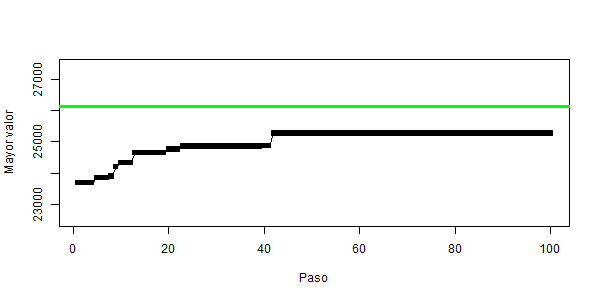

The script that saved this image:
library(testit)
library(parallel)
valor.calidad1 <- c()
for(indi in 1:20){
knapsack <- function(cap, peso, valor) {
  n <- length(peso)
  pt <- sum(peso) 
  assert(n == length(valor))
  vt <- sum(valor) 
  if (pt < cap) { 
    return(vt)
  } else {
    filas <- cap + 1 
    cols <- n + 1 
    tabla <- matrix(rep(-Inf, filas * cols),
                    nrow = filas, ncol = cols) 
    for (fila in 1:filas) {
      tabla[fila, 1] <- 0 
    }
    rownames(tabla) <- 0:cap 
    colnames(tabla) <- c(0, valor) 
    for (objeto in 1:n) { 
      for (acum in 1:(cap+1)) { # consideramos cada fila de la tabla
        anterior <- acum - peso[objeto]
        if (anterior > 0) { # si conocemos una combinacion con ese peso
          tabla[acum, objeto + 1] <- max(tabla[acum, objeto], tabla[anterior, objeto] + valor[objeto])
        }
      }
    }
    return(max(tabla))
  }
}

factible <- function(seleccion, pesos, capacidad) {
  return(sum(seleccion * pesos) <= capacidad)
}

objetivo <- function(seleccion, valores) {
  return(sum(seleccion * valores))
}

normalizar <- function(data) {
  menor <- min(data)
  mayor <- max(data)
  rango <- mayor - menor
  data <- data - menor # > 0
  return(data / rango) # entre 0 y 1
}

generador.pesos <- function(cuantos, min, max) {
  return(sort(round(normalizar(rnorm(cuantos)) * (max - min) + min)))
}

generador.valores <- function(pesos, min, max) {
  n <- length(pesos)
  valores <- double()
  for (i in 1:n) {
    media <- pesos[n]
    desv <- runif(1)
    valores <- c(valores, rnorm(1, media, desv))
  }
  valores <- normalizar(valores) * (max - min) + min
  return(valores)
}

poblacion.inicial <- function(n, tam) {
  pobl <- matrix(rep(FALSE, tam * n), nrow = tam, ncol = n)
  for (i in 1:tam) {
    pobl[i,] <- round(runif(n))
  }
  return(as.data.frame(pobl))
}

mutacion <- function(sol, n) {
  pos <- sample(1:n, 1)
  mut <- sol
  mut[pos] <- (!sol[pos]) * 1
  return(mut)
}
################# funcion mutacion #################
fun.mutar <- function(i){
  if (runif(1) < pm) {
    solm <- mutacion(p[i,], n)
   # pp <- rbind(pp, mutacion(pp[i,], nn))
    return(solm)
  }
  return(p[i,])
}
#################################################### 

reproduccion <- function(x, y, n) {
  pos <- sample(2:(n-1), 1)
  xy <- c(x[1:pos], y[(pos+1):n])
  yx <- c(y[1:pos], x[(pos+1):n])
  return(c(xy, yx))
}

#########funcion reproduccion ##############
fun.reproduccion <- function(i){
  padres <- sample(1:tam, 2, replace=FALSE)
  hijos <- reproduccion(p[padres[1],], p[padres[2],], n)
  return(hijos)
}
###########################################

#############funcion calcula objetivo y verifica factibilidad #####
val.objetivo <- function(i){
  vobj <- objetivo(p[i,], valores)
  return(vobj)
}

fun.factibilidad <- function(i){
  esfact <- factible(p[i,], pesos, capacidad)
  return(esfact)
}
###################################################################



n <- 50
pesos <- generador.pesos(n, 15, 80)
valores <- generador.valores(pesos, 10, 500)
capacidad <- round(sum(pesos) * 0.65)
optimo <- knapsack(capacidad, pesos, valores)
init <- 200
p <- poblacion.inicial(n, init)
tam <- dim(p)[1]
assert(tam == init)
pm <- 0.05
rep <- 50
tmax <- 50
mejores <- double()

cluster <- makeCluster(detectCores() - 1)
tiempos20 <- c()
tiempos50 <- c()
tiempos75 <- c()

calidad.solucion.sin.ruleta <- c()
#for(indi in 1:30){
t1 <- Sys.time()
#for (iter in 1:tmax) {
for (iter in 1:30) {
  p$obj <- NULL
  p$fact <- NULL
  
# ////////////fase mutacion////////// 

  clusterExport(cluster, "pm")
  clusterExport(cluster, "p")
  clusterExport(cluster, "mutacion")
  clusterExport(cluster, "n")
  clusterExport(cluster, "tam")
  clusterExport(cluster, "fun.mutar")
  
  
  vec.mutados <- parSapply(cluster, 1:tam, fun.mutar)
  vec.mutados <- unlist(vec.mutados)
  for(auxiliar in 1:tam){
    p[auxiliar, ]<- c(vec.mutados[(50 * (auxiliar-1))+1 : (auxiliar * 50)])
  }
  
  #### fase reproduce #########

  clusterExport(cluster, "n")
  clusterExport(cluster, "tam")
  clusterExport(cluster, "rep")
  clusterExport(cluster, "p")
  clusterExport(cluster, "reproduccion")
  clusterExport(cluster, "fun.reproduccion")
  
  vec.hijos <-  parSapply(cluster, 1:rep, fun.reproduccion)
  vec.hijos <- unlist(vec.hijos)
  for(auxiliar in 1:rep){
    p <- rbind(p,vec.hijos[(50 * (auxiliar-1))+1 : (auxiliar * 50)])
  }
  
  ###### factibilidad y valor objetivo ############
  tam <- dim(p)[1]
  obj <- double()
  fact <- integer()
  
  clusterExport(cluster, "val.objetivo")
  clusterExport(cluster, "fun.factibilidad")
  clusterExport(cluster, "tam")
  clusterExport(cluster, "obj")
  clusterExport(cluster, "fact")
  clusterExport(cluster, "objetivo")
  clusterExport(cluster, "valores")
  clusterExport(cluster, "p")
  clusterExport(cluster, "factible")
  clusterExport(cluster, "pesos")
  clusterExport(cluster, "capacidad")
 
  obj <- parSapply(cluster, 1:tam, val.objetivo)
  fact <- parSapply(cluster, 1:tam, fun.factibilidad)
  
  p <- cbind(p, obj)
  p <- cbind(p, fact)
  
  mantener <- order(-p[, (n + 2)], -p[, (n + 1)])[1:init]
  p <- p[mantener,]
  tam <- dim(p)[1]
  assert(tam == init)
  factibles <- p[p$fact == TRUE,]
  mejor <- max(factibles$obj)
  mejores <- c(mejores, mejor)
}
t2 <- Sys.time()
print(paste(mejor, (optimo - mejor) / optimo))
#}
val <- (optimo - mejor) / optimo

valor.calidad1 <- c(valor.calidad1, val)

tiempo.paralelo <- t2-t1
tiempos20 <- c(tiempos20, 20 * tiempo.paralelo)
tiempos50 <- c(tiempos50, 50 * tiempo.paralelo)
tiempos75 <- c(tiempos75, 75 * tiempo.paralelo)
}
stopCluster(cluster)
write.csv(valor.calidad1, file = "r2CalidadSR.csv")

write.csv(calidad.solucion.sin.ruleta, file = "CalidadSolucionSinRuleta.csv")

tiempoparalelo <- data.frame(tiempos20, tiempos50, tiempos75)
write.csv(tiempoparalelo, file = "tiempoParalelotmax.csv")

tpar <- as.data.frame(read.csv("tiempoParalelotmax.csv"))

datosboxtp <- data.frame(tpar$tiempos20, tpar$tiempos50, tpar$tiempos75)
png("p10tp.png")
colnames(datosboxtp)<- c(20,50,75)
boxplot(datosboxtp, use.cols =FALSE, xlab= "generaciones", ylab = "tiempo", cex.lab = 1.5, cex.axis = 1.5)
graphics.off()

tsec <- as.data.frame(read.csv("tiempoSecuencial.csv"))

datosboxts <- data.frame(tsec$tiemposS20, tsec$tiemposS50, tsec$tiemposS75)
png("p10ts.png")
colnames(datosboxts)<- c(20,50,75)
boxplot(datosboxts, use.cols =FALSE, xlab= "generaciones", ylab = "tiempo", cex.lab = 1.5, cex.axis = 1.5)
graphics.off()

png("p10t20.png")
plot(tsec$tiemposS20, type = "o", col="red",pch=22, ylim =c(15,60) ,xlab = "generaciones", ylab = "tiempo")
lines(tpar$tiempos20, type="o", pch=1, col="blue")
#legend("topright",legend=c("Secuencial","Paralelo"),pch=c(2,1),col=c("red","blue"))
legend(0.5,   60,   c("Secuencial","Paralelo"),   cex=1.1,   col=c("red",   "blue"),
       pch=22:1)
graphics.off()

png("p10t50.png")
plot(tsec$tiemposS50, type = "o", col="red",pch=22, ylim =c(40,150) ,xlab = "generaciones", ylab = "tiempo")
lines(tpar$tiempos50, type="o", pch=1, col="blue")
#legend("topright",legend=c("Secuencial","Paralelo"),pch=c(2,1),col=c("red","blue"))
legend(0.5,   150,   c("Secuencial","Paralelo"),   cex=1.1,   col=c("red",   "blue"),
       pch=22:1)
graphics.off()

png("p10t75.png")
plot(tsec$tiemposS75, type = "o", col="red",pch=22, ylim =c(70,220) ,xlab = "generaciones", ylab = "tiempo")
lines(tpar$tiempos75, type="o", pch=1, col="blue")
#legend("topright",legend=c("Secuencial","Paralelo"),pch=c(2,1),col=c("red","blue"))
legend(0.5,   220,   c("Secuencial","Paralelo"),   cex=1.1,   col=c("red",   "blue"),
       pch=22:1)
graphics.off()

plot(density(tsec$tiemposS20)) # lo generado que era normal
print(shapiro.test(tsec$tiemposS20))
qqnorm(tsec$tiemposS20)
qqline(tsec$tiemposS20, col = 2)

plot(density(tpar$tiempos20)) # lo generado que era normal
print(shapiro.test(tpar$tiempos20))
qqnorm(tpar$tiempos20)
qqline(tpar$tiempos20, col = 2)

datos <- c(tsec$tiemposS20, tpar$tiempos20)
sec.par <- as.factor(c(rep(c("secuencial","paralelo"), each=30)))
png("p10normales.png")
shapiro.test(datos)
plot(density(datos)) # lo generado que era normal
print(shapiro.test(datos))
qqnorm(datos)
qqline(datos, col = 2)
graphics.off()

datos.kruskal <- data.frame(secuencial= a1 <-c(tsec$tiemposS20),paralelo= a2<-c( tpar$tiempos20))
kruskal.test(secuencial~paralelo, data = datos.kruskal)